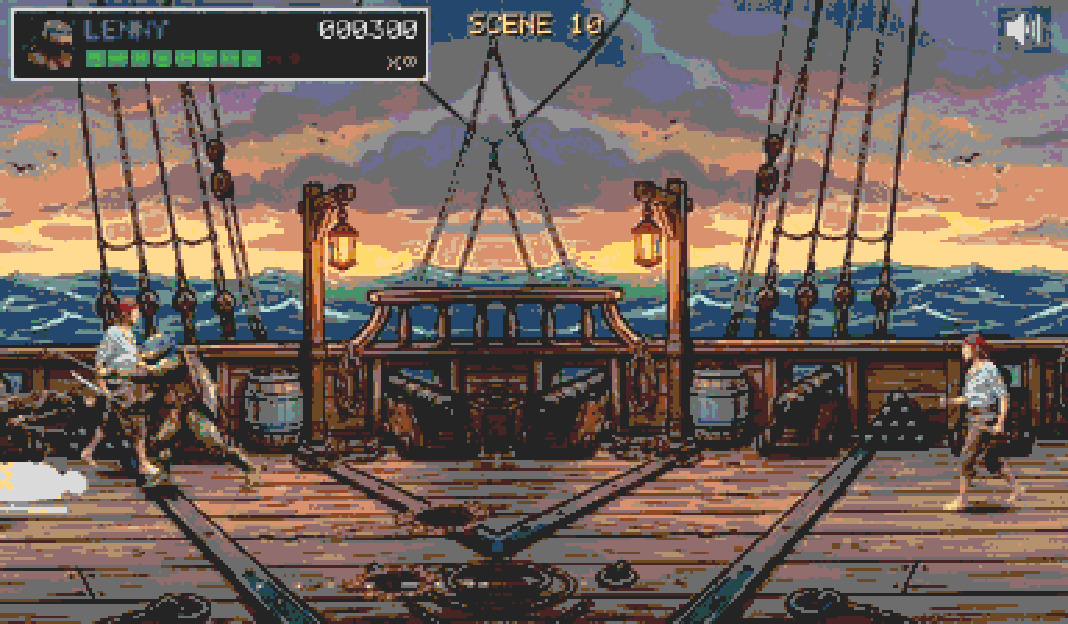
#> input picture aistudio-games/games/shell-shock-16bit-home/img/L10_02_combat2.jpg, 1068 x 624 px
$ python view.py ../../aistudio-games/games/shell-shock-16bit-home/img/L10_02_combat2.jpg
#> lines starting #> are read from the running program, lines starting #| are printed output that depends on the picture
import sys
from PIL import Image
for f in sys.argv[1:]:
    im=Image.open(f).convert('RGBA'); s=min(1,1600/im.width)
#> after `s = min(1, 1600 / im.width)`: s = 1
    bg=Image.new('RGBA',im.size,(60,60,70,255)); bg.alpha_composite(im); bg=bg.convert('RGB')
#> after `bg = Image.new('RGBA', im.size, (60, 60, 70, 255))`:
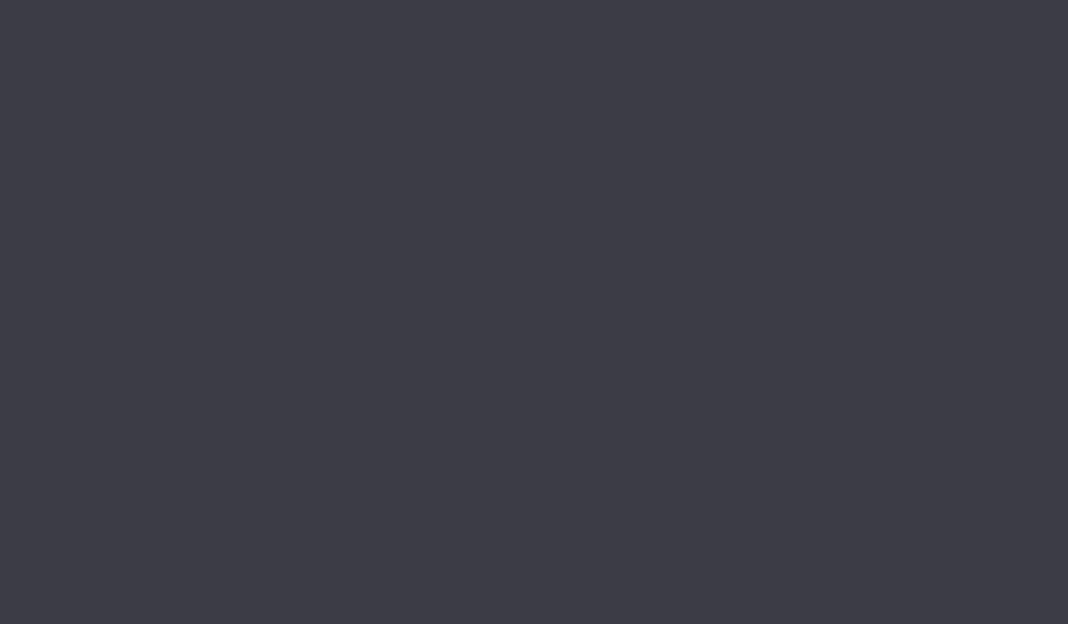
#> bg: PIL image 1068x624 RGBA; mean R, G, B, A 60, 60, 70, 255
#> further down, bg is the input picture: PIL image 1068x624 RGB; mean R, G, B 114, 98.7, 90.9
    bg.resize((int(im.width*s),int(im.height*s))).save(f.rsplit('.',1)[0]+'_v.jpg'); print(f,im.size)
#| ../../aistudio-games/games/shell-shock-16bit-home/img/L10_02_combat2.jpg (1068, 624)
